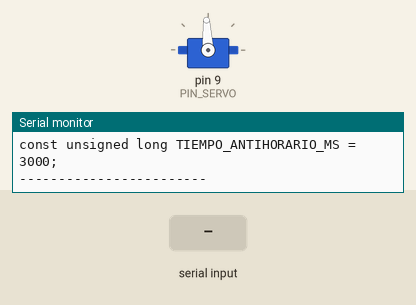
Simulated run of this sketch. Board: Arduino Uno, built with avr-gcc and run on an emulated ATmega328P. Parts: servo, the last lines printed to the serial monitor. The inputs (shaded band) are chosen by the test bench.

Above: at 1.2 s.
1.3 s: "h\n" received over Serial
At 2.1 s:
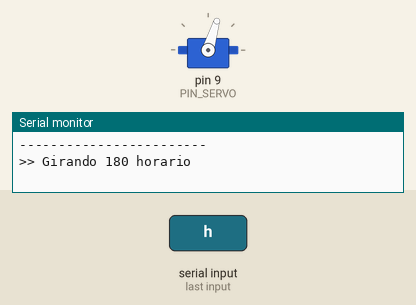
2.8 s: "a\n" received over Serial
At 5.5 s:
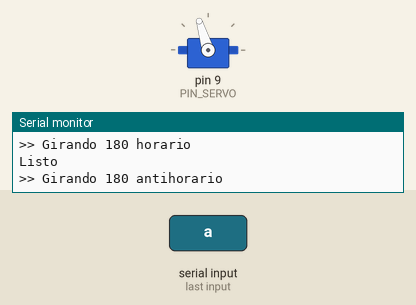
5.8 s: "stop 90\n" received over Serial
At 8.0 s:
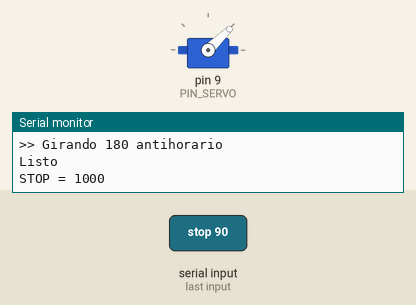
Timing chart, 0 to 9.5 s (numbered marks = the images above; inputs shaded):
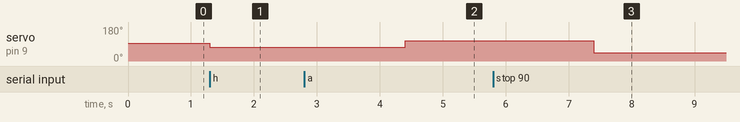

The sketch:

calibracion_servo.ino
```cpp
//h: abrir (horario).    a: cerrar (antihorario)

#include <OneWire.h>
#include <DallasTemperature.h>
#include <Servo.h>

// ================== PINES ==================
const uint8_t PIN_SENSOR = 2;   // OUT del sensor
const uint8_t PIN_SERVO  = 9;   // cable amarillo del servo

// ================== TEMPERATURA (solo para controlTemperatura) ==================
const float TEMP_ALTA = 30.0;   // sobre esto, gira horario
const float TEMP_BAJA = 23.0;   // en este valor o menos, gira antihorario

// ================== PARAMETROS DEL SERVO (modificables por Serial) ==================
int SERVO_STOP = 1500;            // detenido (compartido por ambos giros)
int VEL_HORARIO = 1300;           // pulso para giro horario
int VEL_ANTIHORARIO = 1650;       // pulso para giro antihorario
unsigned long TIEMPO_HORARIO_MS = 3100;      // duración del giro de "180" horario
unsigned long TIEMPO_ANTIHORARIO_MS = 3000;  // duración del giro de "180" antihorario

OneWire oneWire(PIN_SENSOR);
DallasTemperature sensor(&oneWire);
Servo servo;

bool girado = false;

// ================== FUNCIONES DE GIRO ==================
void girar180Horario() {
  servo.writeMicroseconds(VEL_HORARIO);
  delay(TIEMPO_HORARIO_MS);
  servo.writeMicroseconds(SERVO_STOP);
}

void girar180Antihorario() {
  servo.writeMicroseconds(VEL_ANTIHORARIO);
  delay(TIEMPO_ANTIHORARIO_MS);
  servo.writeMicroseconds(SERVO_STOP);
}

// ================== CODIGO ANTERIOR (NO SE LLAMA) ==================
// Para usarlo: llama controlTemperatura() desde loop() en vez de calibracion().
void controlTemperatura() {
  sensor.requestTemperatures();
  float t = sensor.getTempCByIndex(0);

  if (t == DEVICE_DISCONNECTED_C) {
    Serial.println("ERROR: sensor no detectado, revisa las conexiones");
    delay(1000);
    return;
  }

  Serial.print("Temperatura: ");
  Serial.print(t, 2);
  Serial.println(" C");

  if (!girado && t > TEMP_ALTA) {
    Serial.println(">> Girando 180 grados horario");
    girar180Horario();
    girado = true;
  } else if (girado && t <= TEMP_BAJA) {
    Serial.println(">> Girando 180 grados antihorario");
    girar180Antihorario();
    girado = false;
  }

  delay(1000); // Tiempo de medicion
}

// ================== CALIBRACION POR SERIAL ==================
void mostrarAyuda() {
  Serial.println();
  Serial.println("===== CALIBRACION SERVO =====");
  Serial.println("(Monitor serie a 115200, fin de linea: 'Nueva linea')");
  Serial.println("h          -> gira 180 horario");
  Serial.println("a          -> gira 180 antihorario");
  Serial.println("stop N     -> fija el pulso de STOP (ej: stop 1495)");
  Serial.println("+  /  -    -> STOP +1 / -1 us (para encontrar el punto muerto)");
  Serial.println("vh N       -> pulso horario (ej: vh 1350)");
  Serial.println("va N       -> pulso antihorario (ej: va 1650)");
  Serial.println("th N       -> tiempo horario en ms (ej: th 1200)");
  Serial.println("ta N       -> tiempo antihorario en ms (ej: ta 1100)");
  Serial.println("p          -> muestra los valores actuales");
  Serial.println("?          -> esta ayuda");
  Serial.println("=============================");
}

void mostrarValores() {
  Serial.println("--- Valores actuales ---");
  Serial.print("const int SERVO_STOP      = "); Serial.print(SERVO_STOP); Serial.println(";");
  Serial.print("const int VEL_HORARIO     = "); Serial.print(VEL_HORARIO); Serial.println(";");
  Serial.print("const int VEL_ANTIHORARIO = "); Serial.print(VEL_ANTIHORARIO); Serial.println(";");
  Serial.print("const unsigned long TIEMPO_HORARIO_MS     = "); Serial.print(TIEMPO_HORARIO_MS); Serial.println(";");
  Serial.print("const unsigned long TIEMPO_ANTIHORARIO_MS = "); Serial.print(TIEMPO_ANTIHORARIO_MS); Serial.println(";");
  Serial.println("------------------------");
}

void aplicarStop() {
  servo.writeMicroseconds(SERVO_STOP);
  Serial.print("STOP = ");
  Serial.println(SERVO_STOP);
}

void procesarComando(String cmd) {
  cmd.trim();
  if (cmd.length() == 0) return;

  if (cmd == "h") {
    Serial.println(">> Girando 180 horario");
    girar180Horario();
    Serial.println("Listo");
  } else if (cmd == "a") {
    Serial.println(">> Girando 180 antihorario");
    girar180Antihorario();
    Serial.println("Listo");
  } else if (cmd == "+") {
    SERVO_STOP++;
    aplicarStop();
  } else if (cmd == "-") {
    SERVO_STOP--;
    aplicarStop();
  } else if (cmd == "p") {
    mostrarValores();
  } else if (cmd == "?") {
    mostrarAyuda();
  } else if (cmd.startsWith("stop ")) {
    SERVO_STOP = constrain(cmd.substring(5).toInt(), 1000, 2000);
    aplicarStop();
  } else if (cmd.startsWith("vh ")) {
    VEL_HORARIO = constrain(cmd.substring(3).toInt(), 1000, 2000);
    Serial.print("VEL_HORARIO = "); Serial.println(VEL_HORARIO);
  } else if (cmd.startsWith("va ")) {
    VEL_ANTIHORARIO = constrain(cmd.substring(3).toInt(), 1000, 2000);
    Serial.print("VEL_ANTIHORARIO = "); Serial.println(VEL_ANTIHORARIO);
  } else if (cmd.startsWith("th ")) {
    TIEMPO_HORARIO_MS = max(0L, cmd.substring(3).toInt());
    Serial.print("TIEMPO_HORARIO_MS = "); Serial.println(TIEMPO_HORARIO_MS);
  } else if (cmd.startsWith("ta ")) {
    TIEMPO_ANTIHORARIO_MS = max(0L, cmd.substring(3).toInt());
    Serial.print("TIEMPO_ANTIHORARIO_MS = "); Serial.println(TIEMPO_ANTIHORARIO_MS);
  } else {
    Serial.println("Comando no reconocido. Escribe ? para ver la ayuda.");
  }
}

void calibracion() {
  if (Serial.available()) {
    String cmd = Serial.readStringUntil('\n');
    procesarComando(cmd);
  }
}

// ================== SETUP / LOOP ==================
void setup() {
  Serial.begin(115200);
  Serial.setTimeout(100);
  sensor.begin();
  servo.attach(PIN_SERVO);
  servo.writeMicroseconds(SERVO_STOP);
  mostrarAyuda();
  mostrarValores();
}

void loop() {
  calibracion();
  // controlTemperatura();   // <- descomenta esto (y comenta calibracion()) cuando termines de calibrar
}
```

Measured:
- after the input at 1.3 s, servo on pin 9 (PIN_SERVO): 93° → 73° at once
- after the input at 2.8 s, servo on pin 9 (PIN_SERVO): 73° → 107° after 1.6 s
- after the input at 5.8 s, servo on pin 9 (PIN_SERVO): 107° → 44° after 1.6 s
